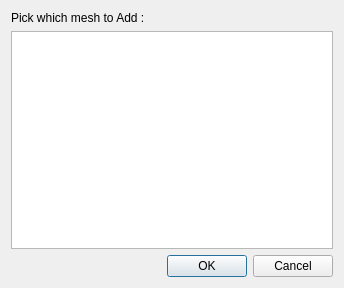
<?xml version="1.0" encoding="UTF-8"?>
<ui version="4.0">
 <class>Dialog</class>
 <widget class="QDialog" name="Dialog">
  <property name="geometry">
   <rect>
    <x>0</x>
    <y>0</y>
    <width>344</width>
    <height>288</height>
   </rect>
  </property>
  <property name="windowTitle">
   <string>Dialog</string>
  </property>
  <layout class="QGridLayout" name="gridLayout">
   <item row="0" column="0">
    <widget class="QLabel" name="uiQuestionLbl">
     <property name="text">
      <string>Pick which mesh to Add :</string>
     </property>
    </widget>
   </item>
   <item row="1" column="0">
    <widget class="QListWidget" name="uiMeshesLW">
     <property name="selectionMode">
      <enum>QAbstractItemView::ExtendedSelection</enum>
     </property>
    </widget>
   </item>
   <item row="2" column="0">
    <widget class="QDialogButtonBox" name="buttonBox">
     <property name="orientation">
      <enum>Qt::Horizontal</enum>
     </property>
     <property name="standardButtons">
      <set>QDialogButtonBox::Cancel|QDialogButtonBox::Ok</set>
     </property>
    </widget>
   </item>
  </layout>
 </widget>
 <resources/>
 <connections>
  <connection>
   <sender>buttonBox</sender>
   <signal>accepted()</signal>
   <receiver>Dialog</receiver>
   <slot>accept()</slot>
   <hints>
    <hint type="sourcelabel">
     <x>248</x>
     <y>254</y>
    </hint>
    <hint type="destinationlabel">
     <x>157</x>
     <y>274</y>
    </hint>
   </hints>
  </connection>
  <connection>
   <sender>buttonBox</sender>
   <signal>rejected()</signal>
   <receiver>Dialog</receiver>
   <slot>reject()</slot>
   <hints>
    <hint type="sourcelabel">
     <x>316</x>
     <y>260</y>
    </hint>
    <hint type="destinationlabel">
     <x>286</x>
     <y>274</y>
    </hint>
   </hints>
  </connection>
 </connections>
</ui>
